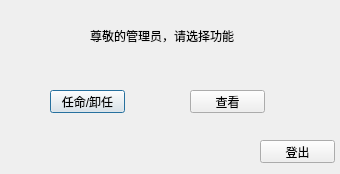
<?xml version="1.0" encoding="UTF-8"?>
<ui version="4.0">
 <class>choose</class>
 <widget class="QDialog" name="choose">
  <property name="geometry">
   <rect>
    <x>0</x>
    <y>0</y>
    <width>340</width>
    <height>174</height>
   </rect>
  </property>
  <property name="windowTitle">
   <string>Dialog</string>
  </property>
  <widget class="QLabel" name="label">
   <property name="geometry">
    <rect>
     <x>90</x>
     <y>20</y>
     <width>151</width>
     <height>31</height>
    </rect>
   </property>
   <property name="text">
    <string>尊敬的管理员，请选择功能</string>
   </property>
  </widget>
  <widget class="QPushButton" name="master">
   <property name="geometry">
    <rect>
     <x>50</x>
     <y>90</y>
     <width>75</width>
     <height>23</height>
    </rect>
   </property>
   <property name="text">
    <string>任命/卸任</string>
   </property>
  </widget>
  <widget class="QPushButton" name="see">
   <property name="geometry">
    <rect>
     <x>190</x>
     <y>90</y>
     <width>75</width>
     <height>23</height>
    </rect>
   </property>
   <property name="text">
    <string>查看</string>
   </property>
  </widget>
  <widget class="QPushButton" name="pushButton">
   <property name="geometry">
    <rect>
     <x>260</x>
     <y>140</y>
     <width>75</width>
     <height>23</height>
    </rect>
   </property>
   <property name="text">
    <string>登出</string>
   </property>
  </widget>
  <widget class="QFrame" name="frame">
   <property name="geometry">
    <rect>
     <x>-10</x>
     <y>-10</y>
     <width>451</width>
     <height>221</height>
    </rect>
   </property>
   <property name="styleSheet">
    <string notr="true">border-image: url(:/byyin/背景.jpg);</string>
   </property>
   <property name="frameShape">
    <enum>QFrame::StyledPanel</enum>
   </property>
   <property name="frameShadow">
    <enum>QFrame::Raised</enum>
   </property>
  </widget>
  <zorder>frame</zorder>
  <zorder>label</zorder>
  <zorder>master</zorder>
  <zorder>see</zorder>
  <zorder>pushButton</zorder>
 </widget>
 <resources/>
 <connections/>
</ui>
